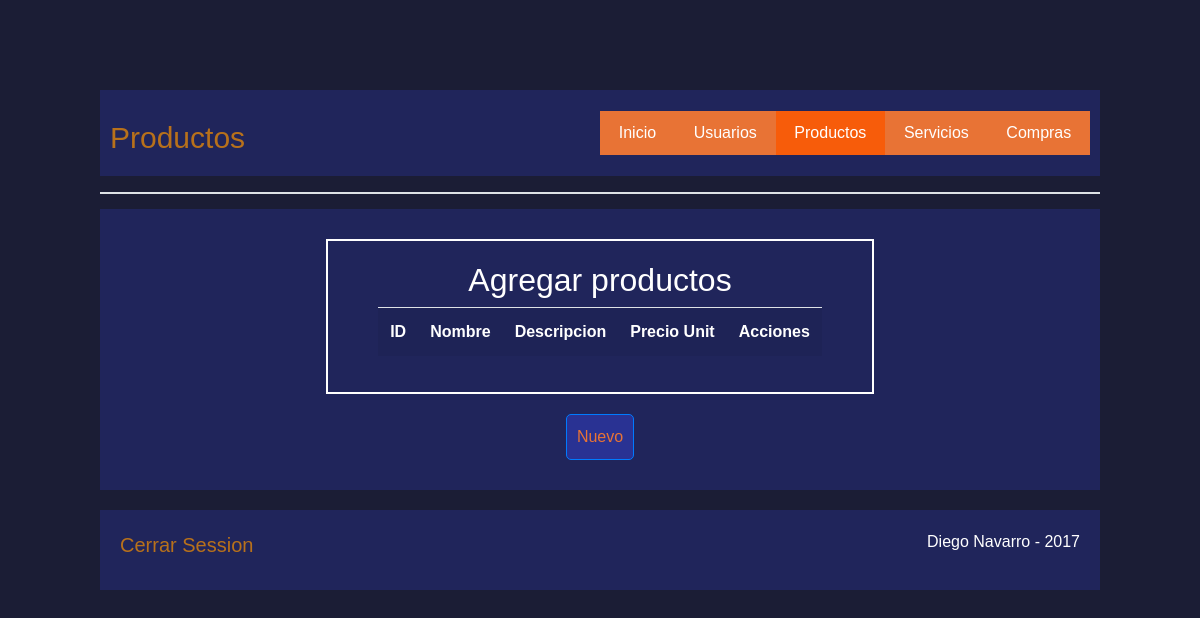
Before: /productos.php with the older database file.
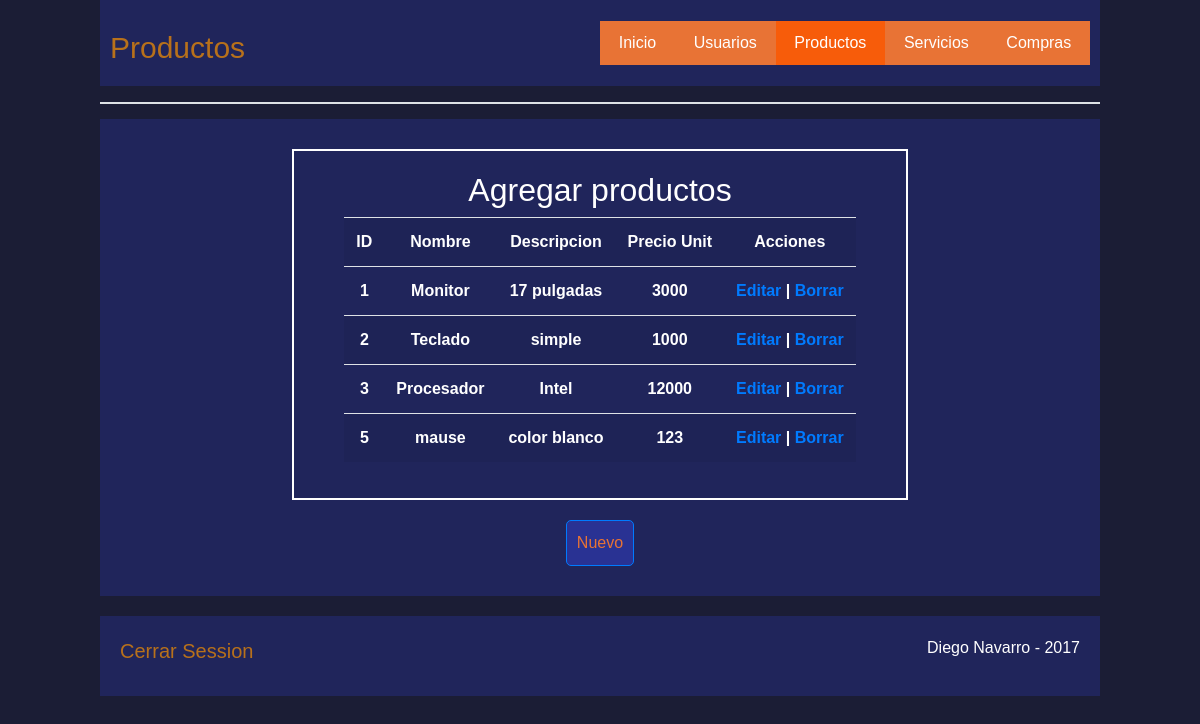
After: the same page with the newer database file.
### tables this page shows
CREATE TABLE `productos` (
  `idProductos` int(11) NOT NULL,
  `nombre` varchar(20) NOT NULL,
  `descripcion` varchar(20) NOT NULL,
  `precioUnitario` int(11) NOT NULL
);

### productos.php (called while the page is built, shortened)
<?php session_start();
	require 'vistas/productos/productos.view.php';
?>

### PHP/productos/mostrar.producto.php (called while the page is built, shortened)
<?php
	$host = "localhost";
	$user = "root";
	$pass = "";
	$db = "computodo";
		$conn = mysqli_connect($host,$user,$pass,$db);
$resultado = mysqli_query($conn, "SELECT * FROM productos ORDER BY idProductos ASC");
?>

### vistas/productos/productos.view.php (the view, shortened to what this page needs)
<!DOCTYPE html>
<html lang="en">
<head>
	<link rel="stylesheet" href="path/to/font-awesome/css/font-awesome.min.css">
	<link rel="stylesheet" href="https://maxcdn.bootstrapcdn.com/bootstrap/4.0.0-alpha.6/css/bootstrap.min.css">
	<link rel="stylesheet" href="./CSS/style.css">
</head>
<body>
	<div class="contenedor contenedor2">
		<header>
			<h3 class="titulo">Productos</h3>
			<nav>
				<a href="login.php">Inicio</a>
				<a href="registrate.php">Usuarios</a>
				<a href="#" style="background:#f75c0a;">Productos</a>
				<a href="servicios.php">Servicios</a>
				<a href="#">Compras</a>
			</nav>
		</header>
		<hr class="border">
				<div class="contenido contenido2">
					 <div class="main">
						<div class="formulario">
							<div class="warp">
							 <h2>Agregar productos</h2>
								<table class="table table-responsive  table-hover table-striped">
									<tr>
										<td>ID</td>
										<td>Nombre</td>
										<td>Descripcion</td>
										<td>Precio Unit</td>
										<td>Acciones</td>
									</tr>
									<?php include_once("PHP/productos/mostrar.producto.php")?>
									<?php
									while($mostrar = mysqli_fetch_array($resultado)) {
										echo "<tr>";
										echo "<td>".$mostrar['idProductos']."</td>";
										echo "<td>".$mostrar['nombre']."</td>";
										echo "<td>".$mostrar['descripcion']."</td>";
										echo "<td>".$mostrar['precioUnitario']."</td>";
										echo "<td><a href=\"vistas/productos/productos.editar.view.php?idProductos=$mostrar[idProductos]\">Editar</a> | <a href=\"PHP/productos/delete.producto.php?idProductos=$mostrar[idProductos]\" onClick=\"return confirm('Desea eliminar?')\">Borrar</a></td>";
									}
									?>
								</table>
							</div>
							<a href='vistas/productos/productos.insert.view.php'><button class="btn btn-primary">Nuevo</button></a>
						</div>
					</div>
			</div>
		<footer>
			<div class="foot">
			<a href="cerrar.php" id="cerrar">Cerrar Session</a>
			</div>
			<div>
				<p>Diego Navarro - 2017</p>
			</div>
		</footer>
	</div>
</body>
</html>

### CSS/style.css (style rules this page uses)
* { margin: 0; padding: 0; -webkit-box-sizing: border-box; box-sizing: border-box; }
body { font-size: 16px; font-family:'Raleway', sans-serif; background-color:#1b1d35; color: #fff; height: 680px; display: -webkit-box; display: -ms-flexbox; display: flex; -webkit-box-align: center; -ms-flex-align: center; align-items: center; }
header { background-color: rgba(41, 50, 147, 0.4); width: 100%; padding: 10px; display: -webkit-box; display: -ms-flexbox; display: flex; -webkit-box-pack: justify; -ms-flex-pack: justify; justify-content: space-between; -webkit-box-align: center; -ms-flex-align: center; align-items: center; -webkit-box-orient: horizontal; -webkit-box-direction: normal; -ms-flex-direction: row; flex-direction: row; -ms-flex-wrap: wrap; flex-wrap: wrap; }
header nav { width: 50%; display: -webkit-box; display: -ms-flexbox; display: flex; -ms-flex-wrap: wrap; flex-wrap: wrap; -webkit-box-align: center; -ms-flex-align: center; align-items: center; }
header nav a { color: #fff; background:#e87335; text-align: center; text-decoration: none; padding: 10px; -webkit-transition: 0.3s; -webkit-transition: 0.7s; transition: 0.7s; -webkit-box-flex: 1; -ms-flex-positive: 1; flex-grow: 1; }
#cerrar { font-size: 20px; display: block; text-align: center; text-decoration: none; color: #b8711b; }
.contenedor { max-width: 500px; width: 90%; margin: auto; text-align: justify; }
.contenido { background-color: rgba(41, 50, 147, 0.4); padding: 30px; margin-bottom: 20px; }
.contenedor2 { width: 1000px; height: auto; margin: auto; max-width: 90%; }
.contenido2 { text-align: center; height: auto; }
.main { display: -webkit-box; display: -ms-flexbox; display: flex; text-align: center; -webkit-box-pack: center; -ms-flex-pack: center; justify-content: center; }
.titulo { font-weight: 300; font-size: 30px; color: #b8711b; text-align: center; margin-bottom: 10px; margin-top: 20px; }
.border { border: none; margin-bottom: 15px; border-bottom: 4px solid #b8711b; background: none; color: none; }
.formulario { text-align: center; }
.btn { padding: 10px; background-color: rgb(41, 50, 147); border-radius: 5px; color: #e87335; }
footer { background-color: rgba(41, 50, 147, 0.4); height:auto; width: 100%; padding: 20px; display: -webkit-box; display: -ms-flexbox; display: flex; -ms-flex-wrap: wrap; flex-wrap: wrap; -webkit-box-pack: justify; -ms-flex-pack: justify; justify-content: space-between; }
.warp { -webkit-box-pack: center; -ms-flex-pack: center; justify-content: center; padding-left: 50px; padding-right: 50px; padding-top: 20px; padding-bottom: 20px;; border: 2px solid; font-weight: 600; margin-bottom: 20px; }

Changed rows visible on the page:
added productos: idProductos "1", nombre "Monitor", descripcion "17 pulgadas", precioUnitario "3000"
added productos: idProductos "2", nombre "Teclado", descripcion "simple", precioUnitario "1000"
added productos: idProductos "3", nombre "Procesador", descripcion "Intel", precioUnitario "12000"
added productos: idProductos "5", nombre "mause", descripcion "color blanco", precioUnitario "123"
